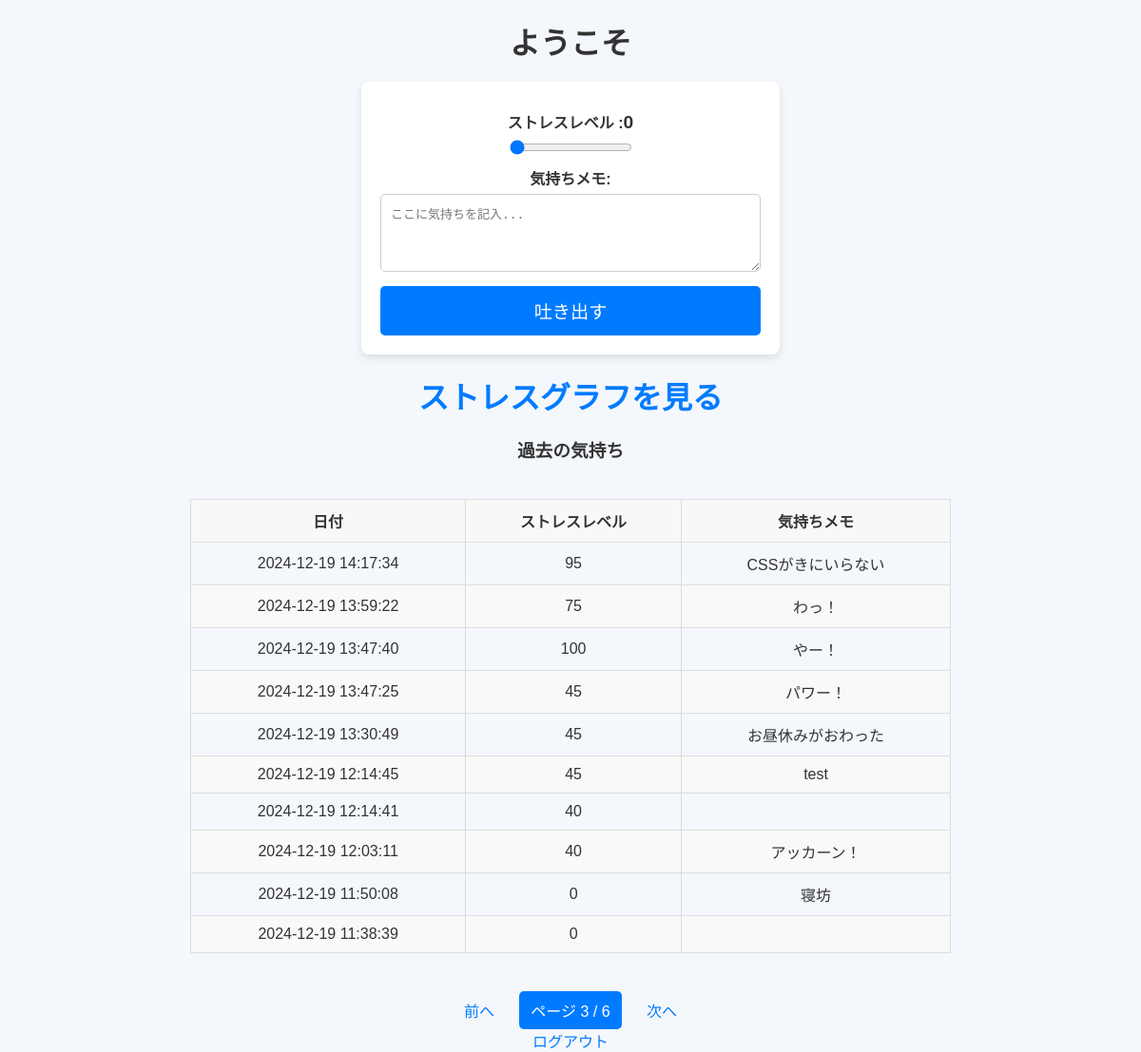
Screenshot of /dashboard?page=3 (signed in) with the database file from the repository.
### tables this page shows
CREATE TABLE mental_checks (
            id INTEGER PRIMARY KEY AUTOINCREMENT,
            user_id INTEGER NOT NULL,
            date TEXT NOT NULL,
            stress_level INTEGER NOT NULL,
            mood_description TEXT,
            FOREIGN KEY (user_id) REFERENCES users (id)
        );

### health/Mental_Check_App.py (the view, shortened to what this page needs)
@app.route('/dashboard', methods=['GET', 'POST'])
def dashboard():
    if 'user_id' not in session:
        return redirect(url_for('login'))
    user_id = session['user_id']
    page = request.args.get('page', 1, type=int)
    per_page = 10
    error = None
    with get_db_connection() as conn:
        checks = conn.execute(
            'SELECT * FROM mental_checks WHERE user_id = ? ORDER BY date DESC LIMIT ? OFFSET ?',
            (user_id, per_page, (page - 1) * per_page)
        ).fetchall()
        total_checks = conn.execute('SELECT COUNT(*) FROM mental_checks WHERE user_id = ?', (user_id,)).fetchone()[0]
    total_pages = (total_checks + per_page - 1) // per_page
    return render_template('dashboard.html', checks=checks, page=page, total_pages=total_pages, error=error)

### health/Mental_Check_App.py (called while the page is built)
def get_db_connection():
    conn = sqlite3.connect(DATABASE)
    conn.row_factory = sqlite3.Row
    return conn

### health/templates/dashboard.html (shortened to what this page needs)
<!DOCTYPE html>
<html lang="ja">
<head>
    <link rel="stylesheet" href="{{ url_for('static', filename='css/style.css') }}">
</head>
<body>
    <h1>ようこそ</h1>
    <form action="{{ url_for('dashboard') }}" method="POST">
        <label for="stress_level">ストレスレベル :<span id="stress_value">0</span></label>
        <input type="range" id="stress_level" name="stress_level" min="0" max="100" step="5" value="0" required oninput="updateStressValue()">
        <label for="mood_description">気持ちメモ:</label>
        <textarea id="mood_description" name="mood_description" rows="4" placeholder="ここに気持ちを記入..." maxlength="500"></textarea>
        <button type="submit">吐き出す</button>
    </form>
    <h2><a href="{{ url_for('analysis') }}">ストレスグラフを見る</a></h2>
    <h3>過去の気持ち</h3>
    <div class="table-container">
        <table>
            <thead>
                <tr>
                    <th>日付</th>
                    <th>ストレスレベル</th>
                    <th>気持ちメモ</th>
                </tr>
            </thead>
            <tbody>
                {% for check in checks %}
                <tr>
                    <td>{{ check['date'] }}</td>
                    <td>{{ check['stress_level'] }}</td>
                    <td class="tooltip-cell" data-label="気持ちメモ">
                        {{ check['mood_description'] }}
                    </td>
                </tr>
                {% endfor %}
            </tbody>
        </table>
    </div>
    <div class="pagination">
        {% if page > 1 %}
            <a href="{{ url_for('dashboard', page=page-1) }}">前へ</a>
        {% endif %}
        <span class="current-page">ページ {{ page }} / {{ total_pages }}</span>
        {% if page < total_pages %}
            <a href="{{ url_for('dashboard', page=page+1) }}">次へ</a>
        {% endif %}
    </div>
    <a href="{{ url_for('logout') }}">ログアウト</a>
</body>
</html>

### health/static/css/style.css (style rules this page uses)
body { font-family: 'Arial', sans-serif; background-color: #f4f7fc; color: #333; margin: 0; padding: 0; text-align: center; }
h1, h2 { font-size: 2em; color: #333; margin: 20px 0; }
textarea { width: 100%; padding: 10px; margin: 0; border: 1px solid #ccc; border-radius: 5px; box-sizing: border-box; }
form { background-color: #fff; padding: 20px; margin: 20px auto; border-radius: 8px; box-shadow: 0 4px 10px rgba(0, 0, 0, 0.1); max-width: 400px; text-align: left; display: flex; flex-direction: column; align-items: center; }
label { display: block; margin: 10px 0 5px; font-weight: bold; }
input[type="text"], input[type="password"], input[type="date"], textarea { width: 100%; padding: 10px; margin-bottom: 15px; border: 1px solid #ccc; border-radius: 5px; font-size: 1em; }
button { width: 100%; padding: 12px; background-color: #007bff; color: #fff; border: none; border-radius: 5px; font-size: 1.2em; cursor: pointer; }
a { color: #007bff; text-decoration: none; font-size: 1em; }
table { width: 100%; margin: 20px auto; border-collapse: collapse; }
th, td { padding: 10px; text-align: center; border: 1px solid #ddd; }
th { background-color: #f8f8f8; }
tr:nth-child(even) { background-color: #f9f9f9; }
.table-container { max-width: 800px; margin: 0 auto; overflow-x: auto; }
td { white-space: nowrap; overflow: hidden; text-overflow: ellipsis; max-width: 200px; }
.pagination { margin-top: 20px; }
.pagination a, .pagination span { display: inline-block; padding: 8px 12px; margin: 0 5px; text-decoration: none; background-color: #f4f7fc; color: #007bff; border-radius: 5px; }
.pagination .current-page { background-color: #007bff; color: #fff; }
#stress_value { font-size: 1.2em; font-weight: bold; }

### rows the page displays
mental_checks: date "2024-12-19 14:17:34", stress_level "95", mood_description "CSSがきにいらない"
mental_checks: date "2024-12-19 13:59:22", stress_level "75", mood_description "わっ！"
mental_checks: date "2024-12-19 13:47:40", stress_level "100", mood_description "やー！"
mental_checks: date "2024-12-19 13:47:25", stress_level "45", mood_description "パワー！"
mental_checks: date "2024-12-19 13:30:49", stress_level "45", mood_description "お昼休みがおわった"
mental_checks: date "2024-12-19 12:14:45", stress_level "45", mood_description "test"
mental_checks: date "2024-12-19 12:14:41", stress_level "40"
mental_checks: date "2024-12-19 12:03:11", stress_level "40", mood_description "アッカーン！"
mental_checks: date "2024-12-19 11:50:08", stress_level "0", mood_description "寝坊"
mental_checks: date "2024-12-19 11:38:39", stress_level "0"

### other values shown
{{ page }} "3"
{{ total_pages }} "6"
